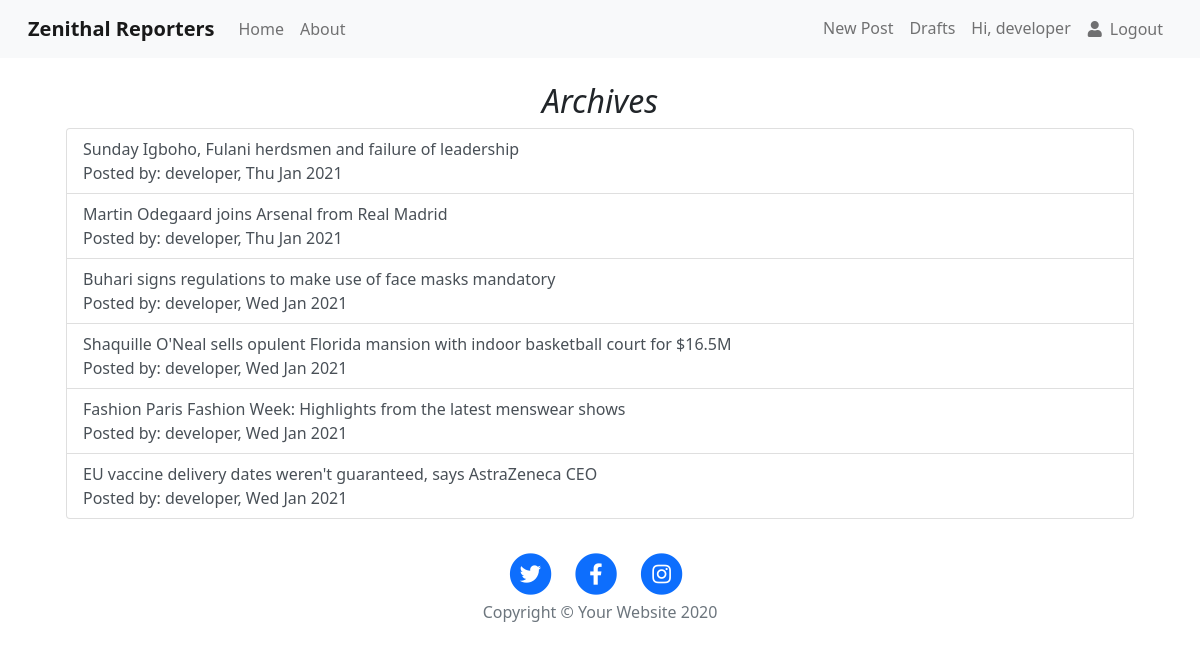
Page /zenithal/drafts/ (signed in) on the committed database.
### core/models.py (models this page shows, shortened)
class Post(models.Model):
    author = models.ForeignKey('auth.User',on_delete=models.CASCADE)
    category = models.ForeignKey('Category',on_delete=models.CASCADE)
    photo = models.ImageField(upload_to='media_image',blank=True, null=True)
    video= models.FileField(upload_to='videos', null=True,blank=True)
    title = models.CharField(max_length=200)
    context = models.TextField()
    created_date = models.DateTimeField(default=timezone.now)
    published_date = models.DateTimeField(blank=True, null=True)
    class Meta:
        ordering=('-created_date',)
    def get_absolute_url(self):
        return reverse("zenithal:post_detail",kwargs={'pk':self.pk})

### core/views.py (the view)
# urls.py: path('drafts/', views.DraftListView.as_view(), name='post_draft_list'),
class DraftListView(LoginRequiredMixin,ListView):
    model = Post

### Template/core/post_list.html
{% extends 'base.html' %}
{% block content %}
   <div class="container">
    <div class="p-4">
       <center> <h2 class="font-italic">Archives</h2></center>
        <div class="list-group">
          {% for post in post_list %}
          <a href="{{post.get_absolute_url}}" class="list-group-item list-group-item-action">{{post.title}}
            <br><span>Posted by: {{post.author}},</span> <span>{{post.published_date|date:"D M Y"}}</span></a>
      {% endfor %}
      </div>
    </div>
   </div>
{% endblock content %}

### Template/include/navbar.html (shortened to what this page needs)
  <nav class="navbar  navbar-expand-lg navbar-light bg-light">
    <div class="container-fluid">
      <a class="navbar-brand waves-effect" href="{% url 'zenithal:home'%}">
       <strong class="blue-text">Zenithal Reporters</strong>
      </a>
      <div class="collapse navbar-collapse" id="navbarSupportedContent">
        <ul class="navbar-nav mr-auto mb-2 mb-lg-0">
          <li class="nav-item ">
            <a class="nav-link waves-effect" href="{% url 'zenithal:home'%}">Home
            </a>
          </li>
          <li class="nav-item">
            <a class="nav-link waves-effect" href="{% url 'zenithal:about'%}">About</a>
          </li>
        </ul>
        {% if user.is_authenticated %}
        <ul class="navbar-nav nav-flex-icons">
          {% if request.user.is_superuser %}
           <li class="nav-item"><a class=" nav-link" href="{% url 'zenithal:post_new' %}">New Post</a></li>
           <li class="nav-item"><a class="nav-link" href="{% url 'zenithal:post_draft_list' %}">Drafts</a></li>
            {% endif %}
          <a class="nav-link waves-effect">Hi, {{user.username}}</a>
          <li class="nav-item">
            <a href="{% url 'account_logout' %}" class="nav-link border border-light rounded waves-effect">
              <i class="fa fa-user mr-2" aria-hidden="true"></i>Logout
            </a>
          </li>
        </ul>
        {% endif %}
      </div>
    </div>
  </nav>

### Template/base.html (style rules this page uses)
body { max-height: 100%; max-width: 100%; }

### rows in the picture
Post: title "Sunday Igboho, Fulani herdsmen and failure of leadership", author "developer", published_date "Thu Jan 2021"
Post: title "Martin Odegaard joins Arsenal from Real Madrid", author "developer", published_date "Thu Jan 2021"
Post: title "Buhari signs regulations to make use of face masks mandatory", author "developer", published_date "Wed Jan 2021"
Post: title "Shaquille O'Neal sells opulent Florida mansion with indoor basketball court for $16.5M", author "developer", published_date "Wed Jan 2021"
Post: title "Fashion Paris Fashion Week: Highlights from the latest menswear shows", author "developer", published_date "Wed Jan 2021"
Post: title "EU vaccine delivery dates weren't guaranteed, says AstraZeneca CEO", author "developer", published_date "Wed Jan 2021"

### other values in the picture
{{ user.username }} "developer"
